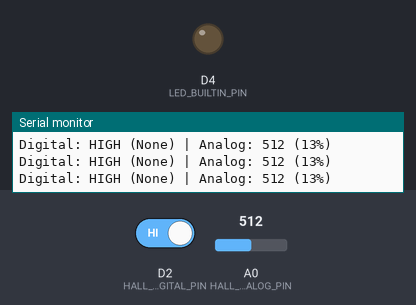
This sketch was run on a simulated ESP8266 (NodeMCU). Shown: output pins drawn as LEDs (lit = HIGH), the last lines printed to the serial monitor. The test bench sets the inputs (shaded band); at power-on: D2 (HALL_DIGITAL_PIN) HIGH, A0 (HALL_ANALOG_PIN) = 512.

Above: at 2.2 s.
2.3 s: D2 (HALL_DIGITAL_PIN) driven LOW
At 3.1 s:
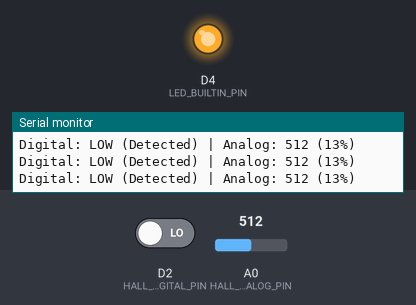
3.9 s: D2 (HALL_DIGITAL_PIN) driven HIGH
At 4.5 s:
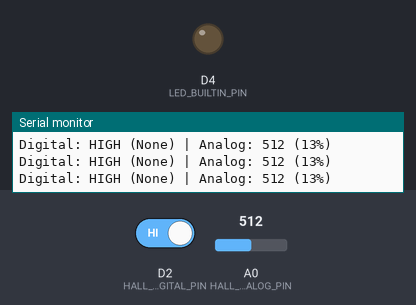
Timing chart, 0 to 6.9 s (numbered marks = the images above; inputs shaded):
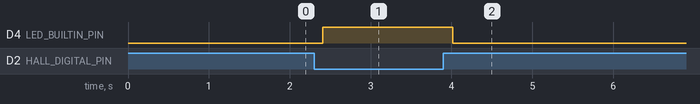

The sketch:

Hall_Magnetic_Module.ino
```cpp
/*
 * Hall Magnetic Sensor Module Test
 * Board: NUCLEO-F103RB (STM32F103RB)
 * Arduino IDE with STM32duino
 *
 * 연결:
 *   VCC -> 3.3V or 5V
 *   GND -> GND
 *   DO  -> D2 (PA10) - Digital Output
 *   AO  -> A0 (PA0) - Analog Output (if available)
 */

// Pin Definitions
#define HALL_DIGITAL_PIN    D2      // Digital output pin (PA10)
#define HALL_ANALOG_PIN     A0      // Analog output pin (PA0)
#define LED_BUILTIN_PIN     LED_BUILTIN  // Onboard LED (PA5)

// Variables
int digitalValue = 0;
int analogValue = 0;
bool magnetDetected = false;
bool lastMagnetState = false;

void setup() {
    // Initialize Serial Communication
    Serial.begin(115200);
    while (!Serial) {
        ; // Wait for serial port to connect
    }

    // Pin Mode Configuration
    pinMode(HALL_DIGITAL_PIN, INPUT);
    pinMode(HALL_ANALOG_PIN, INPUT);
    pinMode(LED_BUILTIN_PIN, OUTPUT);

    Serial.println("================================");
    Serial.println("Hall Magnetic Sensor Module Test");
    Serial.println("Board: NUCLEO-F103RB");
    Serial.println("================================");
    Serial.println();
    delay(1000);
}

void loop() {
    // Read Digital Value (LOW when magnet detected)
    digitalValue = digitalRead(HALL_DIGITAL_PIN);

    // Read Analog Value
    analogValue = analogRead(HALL_ANALOG_PIN);

    // Determine magnet detection status
    // Note: Most Hall sensors output LOW when magnet is detected
    magnetDetected = (digitalValue == LOW);

    // LED indication
    digitalWrite(LED_BUILTIN_PIN, magnetDetected ? HIGH : LOW);

    // Print status on state change
    if (magnetDetected != lastMagnetState) {
        Serial.println("-----------------------------");
        if (magnetDetected) {
            Serial.println(">>> MAGNET DETECTED! <<<");
        } else {
            Serial.println(">>> Magnet removed <<<");
        }
        lastMagnetState = magnetDetected;
    }

    // Print sensor values
    Serial.print("Digital: ");
    Serial.print(digitalValue == LOW ? "LOW (Detected)" : "HIGH (None)");
    Serial.print(" | Analog: ");
    Serial.print(analogValue);
    Serial.print(" (");
    Serial.print(map(analogValue, 0, 4095, 0, 100));
    Serial.println("%)");

    delay(200);
}

/*
 * Additional Functions for Advanced Usage
 */

// Calculate magnetic field strength (relative)
int getMagneticStrength() {
    int value = analogRead(HALL_ANALOG_PIN);
    // Map to percentage (adjust based on your sensor characteristics)
    return map(value, 0, 4095, 0, 100);
}

// Check if magnet is present (digital)
bool isMagnetPresent() {
    return digitalRead(HALL_DIGITAL_PIN) == LOW;
}

// Get raw analog reading
int getRawAnalogValue() {
    return analogRead(HALL_ANALOG_PIN);
}
```

Measured:
- after the input at 2.3 s, D4 (LED_BUILTIN_PIN): LOW → HIGH after 0.11 s
- after the input at 3.9 s, D4 (LED_BUILTIN_PIN): HIGH → LOW after 0.11 s
